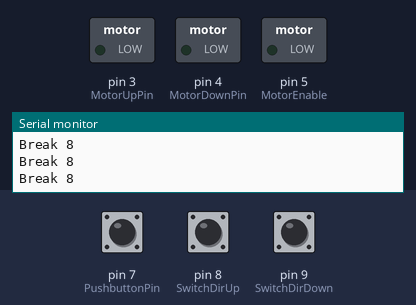
Recording of a sketch running on a simulated Arduino Uno, built with avr-gcc and run on an emulated ATmega328P. Shown: switched loads named in the sketch (green lamp = pin HIGH), the last lines printed to the serial monitor. The test bench sets the inputs (shaded band); at power-on: pin 8 (SwitchDirUp) HIGH, pin 9 (SwitchDirDown) HIGH, pin 7 (PushbuttonPin) LOW.

Above: at 1.2 s.
1.3 s: pin 8 (SwitchDirUp) pulled LOW for 0.15 s
At 2.2 s:
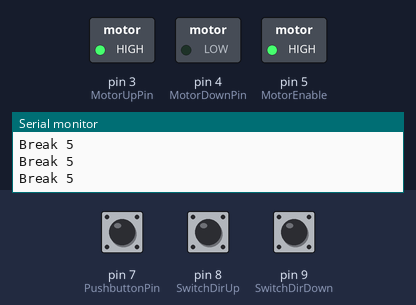
2.9 s: pin 9 (SwitchDirDown) pulled LOW for 0.15 s
At 3.4 s:
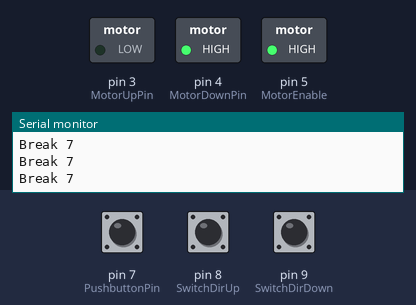
4.5 s: pin 7 (PushbuttonPin) pulled HIGH for 0.15 s
At 5.5 s:
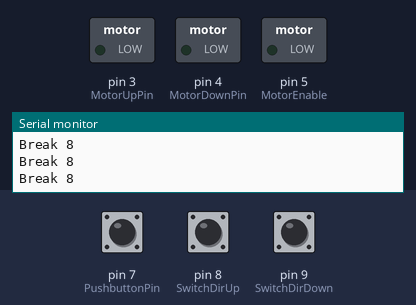
7.6 s: pin 8 (SwitchDirUp) pulled LOW for 1 s
At 8.2 s:
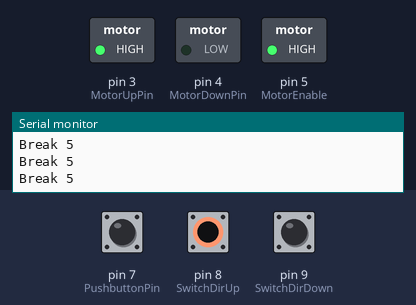
Timing chart, 0 to 10.6 s (numbered marks = the images above; inputs shaded):
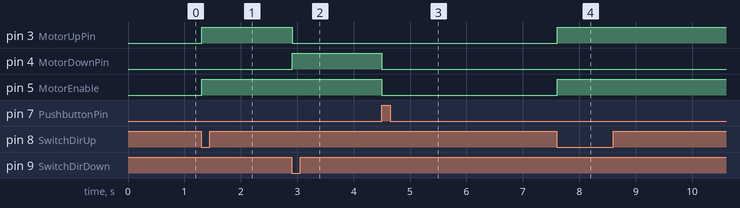

Measured:
- after the input at 1.3 s, pin 3 (MotorUpPin), pin 5 (MotorEnable): LOW → HIGH at once
- after the input at 2.9 s, pin 3 (MotorUpPin): HIGH → LOW at once; pin 4 (MotorDownPin): LOW → HIGH at once
- after the input at 4.5 s, pin 4 (MotorDownPin), pin 5 (MotorEnable): HIGH → LOW at once
- after the input at 7.6 s, pin 3 (MotorUpPin), pin 5 (MotorEnable): LOW → HIGH at once

The sketch:

testing_code.ino
```cpp
// Simple test script to run hydraulic pump up and down
// Bang Bang-only control implemented

// Global variables
  //Output pin definitions
  int MotorUpPin = 3;
  int MotorDownPin = 4;
  int MotorEnable = 5;
  //Input pins
  int PushbuttonPin = 7;
  int SwitchDirUp = 8;
  int SwitchDirDown = 9;

  //Control variables
  int MotorUpSwitch = 0;
  int MotorDownSwitch = 0;
  int PushbuttonPushed = 0;

  //output variables
  int MotorOutUp = 0;
  int MotorOutDown = 0;
  int EnableOut = 0;

  //Cycle counter
  int CycleCount = 0;

//Setup loop
void setup() {
  //Pin Modes
  pinMode(MotorUpPin, OUTPUT);
  pinMode(MotorDownPin, OUTPUT);
  pinMode(MotorEnable, OUTPUT);
  pinMode(PushbuttonPin, INPUT);
  pinMode(SwitchDirUp, INPUT);
  pinMode(SwitchDirDown, INPUT);

  //Setup serial
  Serial.begin(9600);
}
//End Setup loop

//Main Loop
void loop() {

  //read inputs first
  ReadInputs();
  //now run control
  ControlLogic();
  //now output control
  OutputControl();
  //Serial.println("Main loop");
}
//End main loop

void ReadInputs() {
 MotorUpSwitch = digitalRead(SwitchDirUp);
 MotorDownSwitch = digitalRead(SwitchDirDown);
 PushbuttonPushed = digitalRead(PushbuttonPin);
}

void ControlLogic() {
  if(MotorDownSwitch == LOW && PushbuttonPushed == LOW)
  {
    MotorOutDown = 0;
    MotorOutUp = 1;
    EnableOut = 1;
    //Serial.println("Break 1");
  }
  else if(MotorUpSwitch == LOW &&PushbuttonPushed == LOW)
  {
    MotorOutDown = 1;
    MotorOutUp = 0;
    EnableOut = 1;
    //Serial.println("Break 2");
  }
  if(PushbuttonPushed == HIGH)
  {
    MotorOutUp = 0;
    MotorOutDown = 0;
    EnableOut = 0;
    //Serial.println("Break 3");
  }
}

void OutputControl() {
  if (MotorOutDown == 1)
  {
  digitalWrite(MotorUpPin, HIGH);
  digitalWrite(MotorDownPin, LOW);
  digitalWrite(MotorEnable, HIGH);
  Serial.println("Break 5");
  }
  if (MotorOutUp == 1)
  {
  digitalWrite(MotorUpPin, LOW);
  digitalWrite(MotorDownPin, HIGH);
  digitalWrite(MotorEnable, HIGH);
  Serial.println("Break 7");
  }
  if (MotorOutUp == 0 && MotorOutDown == 0)
  {
  digitalWrite(MotorUpPin, LOW);
  digitalWrite(MotorDownPin, LOW);
  digitalWrite(MotorEnable, LOW);
  Serial.println("Break 8");
  }
}
```
